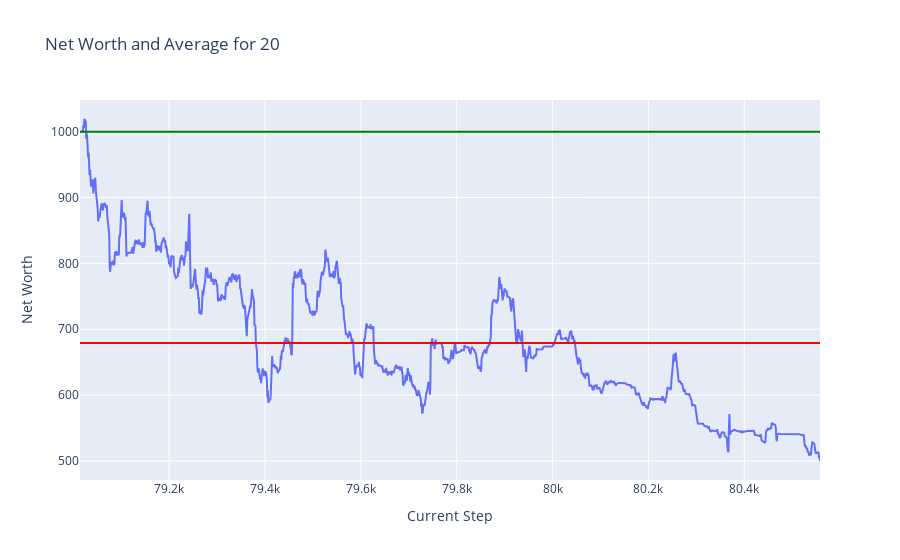
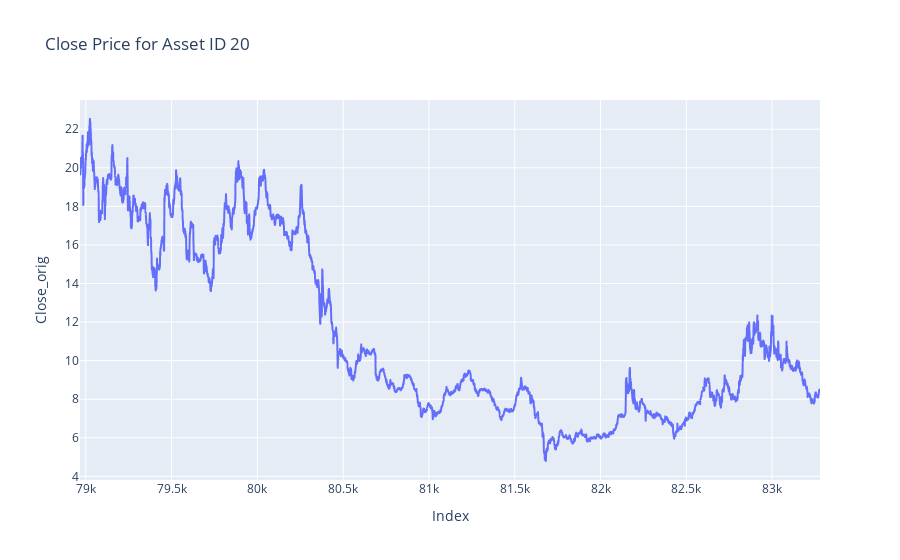
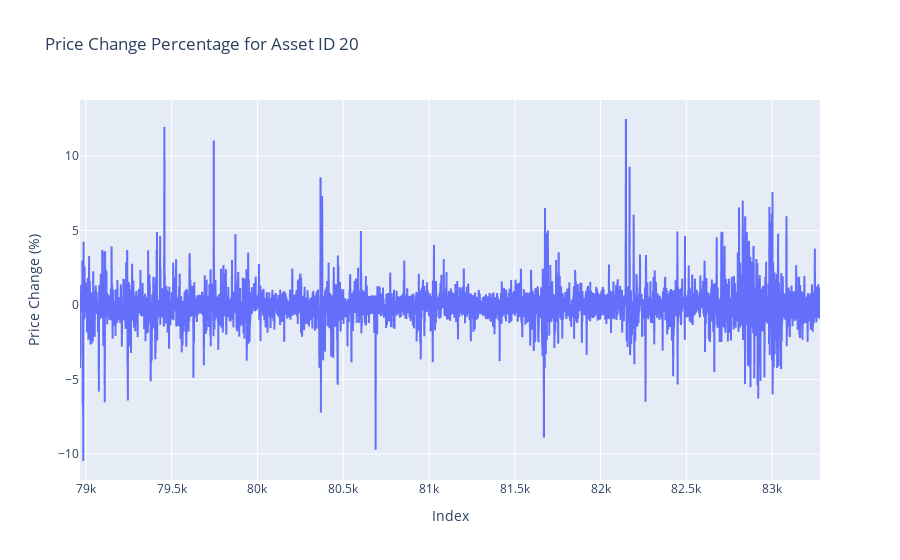
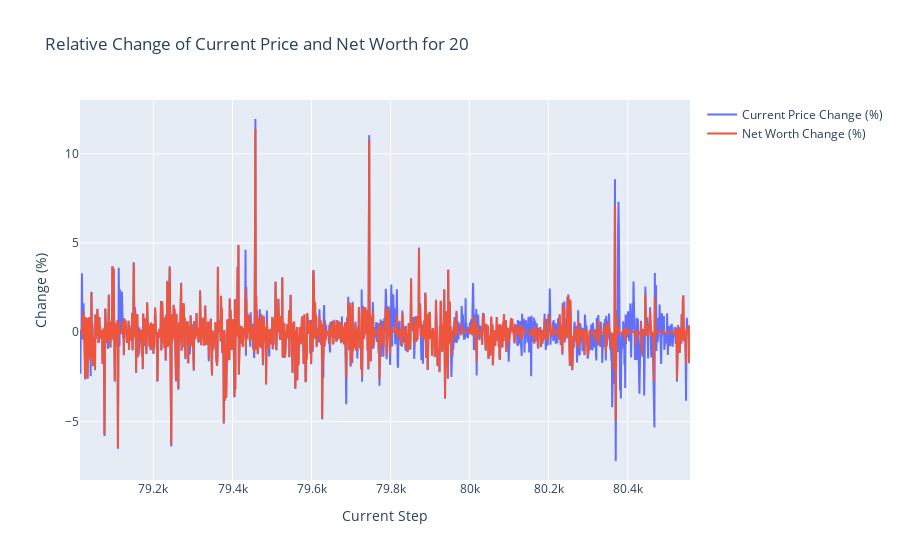

The cell these charts' notebook holds for them, in order:
### Markdown cell above
## Plots

### Code cell
token = 20
plot_token_data(df = train_hist_df, token = token)
plot_close_by_asset(df= train_df, asset_id= token)
plot_price_change_by_asset(df= train_df, asset_id= token)
plot_relative_change_by_token(df = train_hist_df, token = token)

### Figure 1 — Plotly figure (JSON) as saved in the notebook; plotly's stock layout.template omitted (floating-point values rounded to 4 significant figures; data arrays with more than 128 entries replaced by an {"elided": "..."} marker saying what was removed)
{"data": [{"mode": "lines", "name": "Net Worth", "type": "scatter", "x": {"elided": "1545 int values"}, "y": {"elided": "1545 float values"}}], "layout": {"shapes": [{"line": {"color": "green"}, "name": "Net Worth = 1000", "type": "line", "x0": 0, "x1": 1, "xref": "x domain", "y0": 1000, "y1": 1000, "yref": "y"}, {"line": {"color": "red"}, "name": "Average Net Worth = 679.26", "type": "line", "x0": 0, "x1": 1, "xref": "x domain", "y0": 679.3, "y1": 679.3, "yref": "y"}], "title": {"text": "Net Worth and Average for 20"}, "xaxis": {"title": {"text": "Current Step"}}, "yaxis": {"title": {"text": "Net Worth"}}}}

### Figure 2 — Plotly figure (JSON) as saved in the notebook; plotly's stock layout.template omitted (floating-point values rounded to 4 significant figures; data arrays with more than 128 entries replaced by an {"elided": "..."} marker saying what was removed)
{"data": [{"hovertemplate": "Index=%{x}<br>Close_orig=%{y}<extra></extra>", "legendgroup": "", "line": {"color": "#636efa", "dash": "solid"}, "marker": {"symbol": "circle"}, "mode": "lines", "name": "", "showlegend": false, "type": "scattergl", "x": {"elided": "4314 int values"}, "xaxis": "x", "y": {"elided": "4314 float values"}, "yaxis": "y"}], "layout": {"legend": {"tracegroupgap": 0}, "title": {"text": "Close Price for Asset ID 20"}, "xaxis": {"anchor": "y", "domain": [0, 1], "title": {"text": "Index"}}, "yaxis": {"anchor": "x", "domain": [0, 1], "title": {"text": "Close_orig"}}}}

### Figure 3 — Plotly figure (JSON) as saved in the notebook; plotly's stock layout.template omitted (floating-point values rounded to 4 significant figures; data arrays with more than 128 entries replaced by an {"elided": "..."} marker saying what was removed)
{"data": [{"hovertemplate": "Index=%{x}<br>Price Change (%)=%{y}<extra></extra>", "legendgroup": "", "line": {"color": "#636efa", "dash": "solid"}, "marker": {"symbol": "circle"}, "mode": "lines", "name": "", "showlegend": false, "type": "scattergl", "x": {"elided": "4314 int values"}, "xaxis": "x", "y": {"elided": "4314 float values"}, "yaxis": "y"}], "layout": {"legend": {"tracegroupgap": 0}, "title": {"text": "Price Change Percentage for Asset ID 20"}, "xaxis": {"anchor": "y", "domain": [0, 1], "title": {"text": "Index"}}, "yaxis": {"anchor": "x", "domain": [0, 1], "title": {"text": "Price Change (%)"}}}}

### Figure 4 — Plotly figure (JSON) as saved in the notebook; plotly's stock layout.template omitted (floating-point values rounded to 4 significant figures; data arrays with more than 128 entries replaced by an {"elided": "..."} marker saying what was removed)
{"data": [{"mode": "lines", "name": "Current Price Change (%)", "type": "scatter", "x": {"elided": "1545 int values"}, "y": {"elided": "1545 float values"}}, {"mode": "lines", "name": "Net Worth Change (%)", "type": "scatter", "x": {"elided": "1545 int values"}, "y": {"elided": "1545 float values"}}], "layout": {"title": {"text": "Relative Change of Current Price and Net Worth for 20"}, "xaxis": {"title": {"text": "Current Step"}}, "yaxis": {"title": {"text": "Change (%)"}}}}
